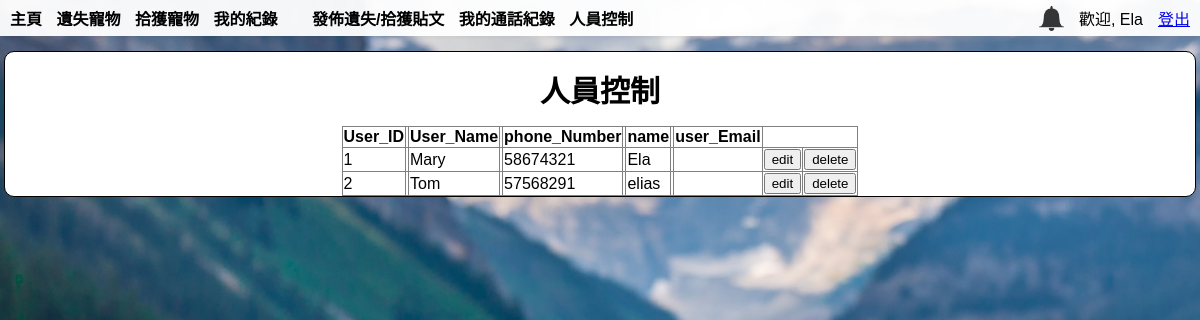
/list_user.php (signed in), run on the app's committed database.
### tables this page shows
CREATE TABLE `user` (
  `User_ID` int(11) NOT NULL,
  `User_Name` varchar(100) NOT NULL,
  `phone_Number` varchar(255) DEFAULT NULL,
  `password` varchar(255) NOT NULL,
  `name` varchar(255) NOT NULL
);

### list_user.php (the view, shortened to what this page needs)
<!DOCTYPE html>
<html lang="en">
<head>
  <link rel="stylesheet" href="css/index.css?v=<?php echo time(); ?>">
  <link rel="stylesheet" href="css/index_mobile.css" media="screen and (max-width: 768px)">
</head>
<body>
<?php
include('header.php');
?>
  <div id="searchResult">
    <div id="searchResultTittle">
      <b>人員控制</b>
    </div>
    <table border="1" style="border-collapse: collapse; margin:0 auto;">
    <tr>
            <th>User_ID</th>
            <th></th>
            <th>User_Name</th>
            <th></th>
            <th>phone_Number</th>
            <th></th>
            <th>name</th>
            <th></th>
            <th>user_Email</th>
        </tr>
    <?php
      require_once('conn.php');
      $sql = "SELECT * FROM user";
      $rs = mysqli_query($conn, $sql);
      while ($rc = mysqli_fetch_assoc($rs)) {
        extract($rc);
echo <<<EOD
<tr>
<td>$User_ID</td>
<td></td>
<td>$User_Name</td>
<td></td>
<td>$phone_Number</td>
<td></td>
<td>$name</td>
<td></td>
<td>$user_Email</td>
<td> <input type="button" class="button1" onclick="window.location.href='list_user_edit.php?User_ID=$User_ID'" value="edit"></td>
<td> <input type="button" class="button1" onclick="window.location.href='list_user_del.php?User_ID=$User_ID'" value="delete"></td>
</tr>
EOD;
      }
    ?>
  </div>
</body>
</html>

### css/index.css (style rules this page uses)
body { margin: 0px; background-image: url(../web_image/background.jpg); background-repeat: no-repeat; background-size: 2500px 1666px; background-attachment: fixed; font-family: "Arial", "Arial Black", "Verdana"; background-position: center; }
#search, #searchResult { width: 1190px; height: 75px; border: 1px solid black; margin: auto; margin-top: 15px; padding: 0px; position: relative; background-color: white; border-radius: 10px; top: 0px; z-index: 0; }
#searchResult { height: auto; }
#searchResultTittle { margin: auto; width: 200px; text-align: center; margin-top: 15px; margin-bottom: 15px; font-size: 30px; }

### css/index_mobile.css (style rules this page uses)
body { margin: 0px; background-image: url(../web_image/background.jpg); background-repeat: no-repeat; background-size: 2500px 1666px; background-attachment: fixed; font-family: "Arial", "Arial Black", "Verdana"; background-position: center; }
#search, #searchResult { width: 100%; height: auto; border: 1px solid black; margin: auto; margin-top: 15px; padding: 0px; position: relative; background-color: white; border-radius: 10px; top: 0px; z-index: 0; }
#searchResultTittle { margin: auto; width: 100%; text-align: center; margin-top: 15px; margin-bottom: 15px; font-size: 30px; }

### data on the page
user: User_ID "1", User_Name "Mary", phone_Number "58674321", name "Ela"
user: User_ID "2", User_Name "Tom", phone_Number "57568291", name "elias"

### other printed values
$_SESSION['name'] "Ela"
